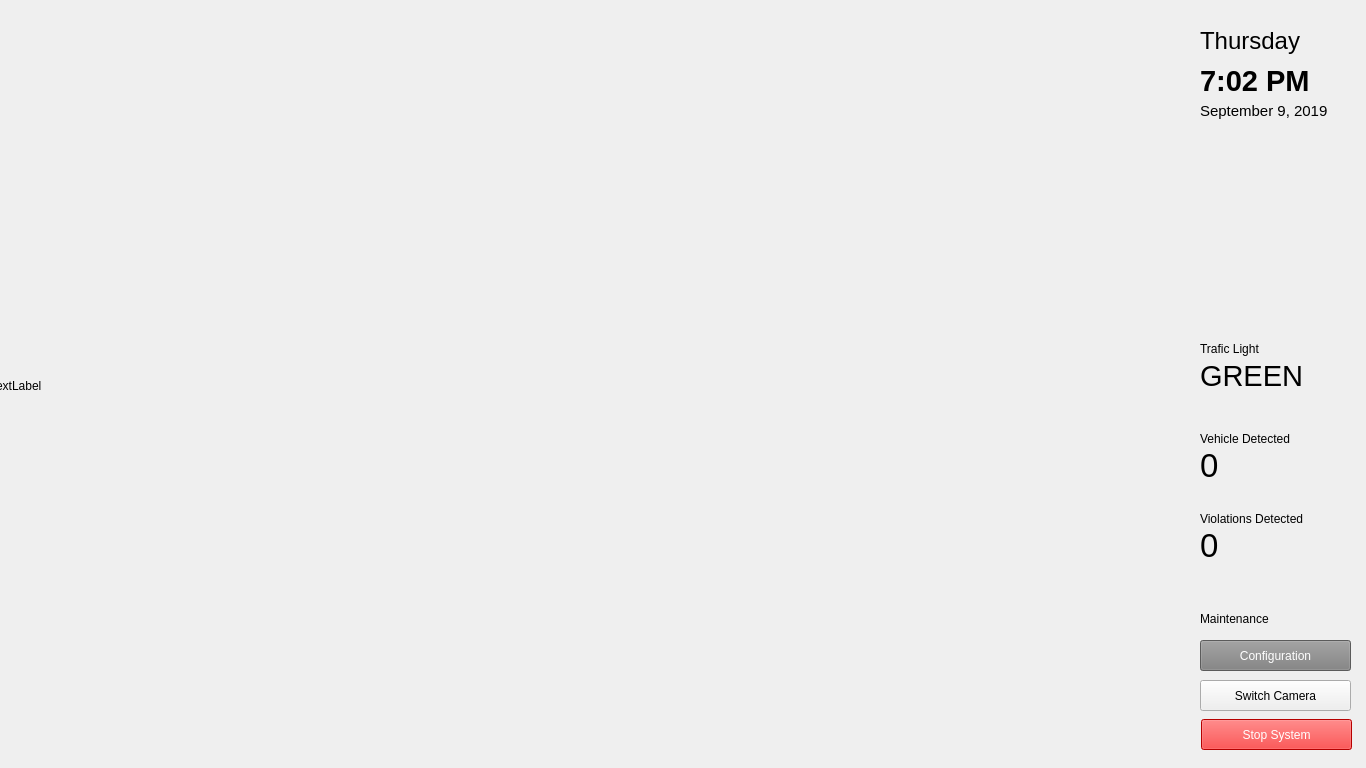
<?xml version="1.0" encoding="UTF-8"?>
<ui version="4.0">
 <class>DetectionView</class>
 <widget class="QWidget" name="DetectionView">
  <property name="geometry">
   <rect>
    <x>0</x>
    <y>0</y>
    <width>1366</width>
    <height>768</height>
   </rect>
  </property>
  <property name="windowTitle">
   <string>Form</string>
  </property>
  <widget class="QLabel" name="label">
   <property name="geometry">
    <rect>
     <x>1200</x>
     <y>340</y>
     <width>151</width>
     <height>18</height>
    </rect>
   </property>
   <property name="text">
    <string>Trafic Light </string>
   </property>
  </widget>
  <widget class="QPushButton" name="configButton">
   <property name="geometry">
    <rect>
     <x>1200</x>
     <y>640</y>
     <width>151</width>
     <height>31</height>
    </rect>
   </property>
   <property name="styleSheet">
    <string notr="true">color: white;
background-color: gray;</string>
   </property>
   <property name="text">
    <string>Configuration</string>
   </property>
  </widget>
  <widget class="QPushButton" name="changeCameraButton">
   <property name="geometry">
    <rect>
     <x>1200</x>
     <y>680</y>
     <width>151</width>
     <height>31</height>
    </rect>
   </property>
   <property name="text">
    <string>Switch Camera</string>
   </property>
  </widget>
  <widget class="QLabel" name="trafficLightStatus">
   <property name="geometry">
    <rect>
     <x>1200</x>
     <y>360</y>
     <width>141</width>
     <height>31</height>
    </rect>
   </property>
   <property name="font">
    <font>
     <pointsize>22</pointsize>
    </font>
   </property>
   <property name="text">
    <string>GREEN</string>
   </property>
  </widget>
  <widget class="QLabel" name="label_5">
   <property name="geometry">
    <rect>
     <x>1200</x>
     <y>430</y>
     <width>181</width>
     <height>18</height>
    </rect>
   </property>
   <property name="text">
    <string>Vehicle Detected</string>
   </property>
  </widget>
  <widget class="QLabel" name="carsDetected">
   <property name="geometry">
    <rect>
     <x>1200</x>
     <y>450</y>
     <width>161</width>
     <height>31</height>
    </rect>
   </property>
   <property name="font">
    <font>
     <pointsize>25</pointsize>
    </font>
   </property>
   <property name="text">
    <string>0</string>
   </property>
  </widget>
  <widget class="QLabel" name="label_7">
   <property name="geometry">
    <rect>
     <x>1200</x>
     <y>510</y>
     <width>181</width>
     <height>18</height>
    </rect>
   </property>
   <property name="text">
    <string>Violations Detected</string>
   </property>
  </widget>
  <widget class="QLabel" name="violationsDetected">
   <property name="geometry">
    <rect>
     <x>1200</x>
     <y>530</y>
     <width>161</width>
     <height>31</height>
    </rect>
   </property>
   <property name="font">
    <font>
     <pointsize>25</pointsize>
    </font>
   </property>
   <property name="text">
    <string>0</string>
   </property>
  </widget>
  <widget class="QPushButton" name="stopButton">
   <property name="geometry">
    <rect>
     <x>1201</x>
     <y>719</y>
     <width>151</width>
     <height>31</height>
    </rect>
   </property>
   <property name="autoFillBackground">
    <bool>false</bool>
   </property>
   <property name="styleSheet">
    <string notr="true">background-color: red;
color: white</string>
   </property>
   <property name="text">
    <string>Stop System</string>
   </property>
  </widget>
  <widget class="QLabel" name="imageLabel">
   <property name="geometry">
    <rect>
     <x>-10</x>
     <y>0</y>
     <width>1191</width>
     <height>771</height>
    </rect>
   </property>
   <property name="text">
    <string>TextLabel</string>
   </property>
  </widget>
  <widget class="QLabel" name="trafficLight">
   <property name="geometry">
    <rect>
     <x>1330</x>
     <y>330</y>
     <width>28</width>
     <height>64</height>
    </rect>
   </property>
   <property name="text">
    <string/>
   </property>
  </widget>
  <widget class="QLabel" name="label_11">
   <property name="geometry">
    <rect>
     <x>1200</x>
     <y>610</y>
     <width>181</width>
     <height>18</height>
    </rect>
   </property>
   <property name="text">
    <string>Maintenance</string>
   </property>
  </widget>
  <widget class="QLabel" name="day">
   <property name="geometry">
    <rect>
     <x>1200</x>
     <y>20</y>
     <width>181</width>
     <height>41</height>
    </rect>
   </property>
   <property name="font">
    <font>
     <pointsize>18</pointsize>
    </font>
   </property>
   <property name="text">
    <string>Thursday</string>
   </property>
  </widget>
  <widget class="QLabel" name="time">
   <property name="geometry">
    <rect>
     <x>1200</x>
     <y>60</y>
     <width>181</width>
     <height>41</height>
    </rect>
   </property>
   <property name="font">
    <font>
     <pointsize>22</pointsize>
     <weight>75</weight>
     <bold>true</bold>
    </font>
   </property>
   <property name="text">
    <string>7:02 PM</string>
   </property>
  </widget>
  <widget class="QLabel" name="date">
   <property name="geometry">
    <rect>
     <x>1200</x>
     <y>90</y>
     <width>181</width>
     <height>41</height>
    </rect>
   </property>
   <property name="font">
    <font>
     <pointsize>11</pointsize>
     <weight>50</weight>
     <bold>false</bold>
    </font>
   </property>
   <property name="text">
    <string>September 9, 2019</string>
   </property>
  </widget>
 </widget>
 <resources/>
 <connections/>
</ui>
